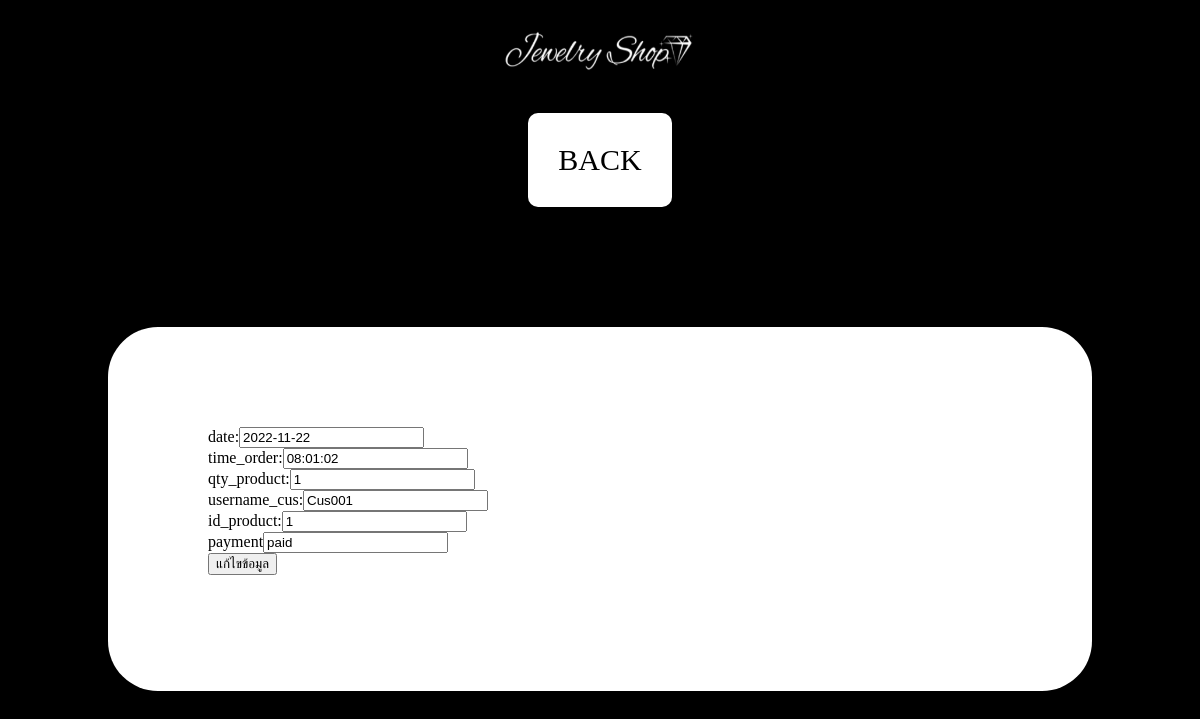
Page /edit_orderlist.php?date_order=2022-11-22&time_order=08:01:02&qty_product=1&username_cus=Cus001&id_product=1&payment_status=paid on the committed database.
### tables this page shows
CREATE TABLE `po` (
  `date_order` date NOT NULL,
  `time_order` time NOT NULL,
  `qty_product` int(11) NOT NULL,
  `username_cus` varchar(50) NOT NULL,
  `id_product` int(50) NOT NULL,
  `payment_status` varchar(50) NOT NULL
);

### edit_orderlist.php (the view, shortened to what this page needs)
<?php include "connect2.php" ?>
<?php
    $stmt = $pdo->prepare("SELECT * FROM po WHERE date_order=? AND time_order=? AND qty_product=? AND username_cus=? AND id_product=? AND payment_status=?;");
    $stmt->bindParam(1, $_GET["date_order"]);
    $stmt->bindParam(2, $_GET["time_order"]);
    $stmt->bindParam(3, $_GET["qty_product"]);
    $stmt->bindParam(4, $_GET["username_cus"]);
    $stmt->bindParam(5, $_GET["id_product"]);
    $stmt->bindParam(6, $_GET["payment_status"]);
    $stmt->execute();
    $row = $stmt->fetch();
    ?>
<html>
<head>
    <link href="style/style_ad.css" rel="stylesheet">
</head>
<body>
    <header><img src="img_decorate/jewshop5.png" width="200" height="40" ></header>
    <nav>
    <a href="listproduct.php">BACK</a>
    </nav>
    <section class='list'>
    <form action="submitedit_orderlist.php" method="POST">
    date:<input type="text" name="date_order" value="<?=$row["date_order"]?>"><br>
    time_order:<input type="text" name="time_order" value="<?=$row["time_order"]?>"><br>
    qty_product:<input type="text" name="qty_product" value="<?=$row["qty_product"]?>"><br>
    username_cus:<input type="text" name="username_cus" value="<?=$row["username_cus"]?>"><br>
    id_product:<input type="text" name="id_product" value="<?=$row["id_product"]?>"><br>
    payment<input type="text" name="payment_status" value="<?=$row["payment_status"]?>"><br>
    <input type="submit" value="แก้ไขข้อมูล">
</form>
</section>
</body>
</html>

### style/style_ad.css (style rules this page uses)
nav { text-align:center; }
nav a { display: inline-flex; text-align:center; font-size:30px; border-radius:10px; margin:20px; padding:30px; background:white; color:black; }
body { background-color:black; }
header { background-color:black; display: flex; justify-content:center; height: 85px; align-items: center; }
a:link { text-decoration:none; }
.list { padding: 100px; background-color:white; margin:100px 100px; border-radius:50px; }

### rows in the picture
po: date_order "2022-11-22", time_order "08:01:02", qty_product "1", username_cus "Cus001", id_product "1", payment_status "paid"
